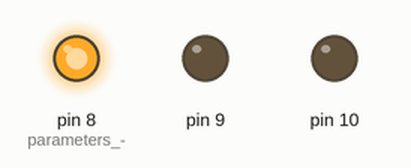
This sketch was run on a simulated Arduino Uno, built with avr-gcc and run on an emulated ATmega328P. On the bench: output pins drawn as LEDs (lit = HIGH).

Above: at 0.05 s.
At 1.85 s:
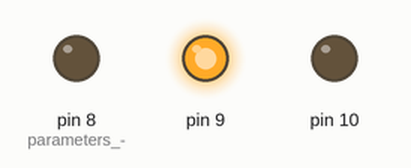
At 3.85 s:
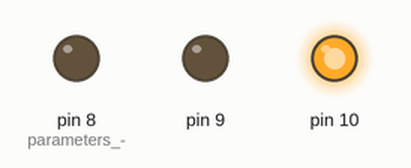
At 7.75 s:
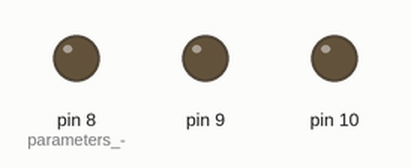
Timing chart, 0 to 8.1 s (numbered marks = the images above):
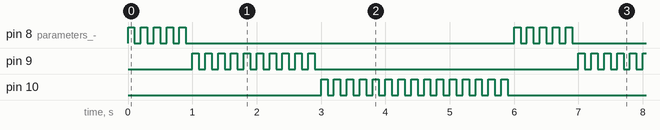

The sketch:

04_CONTINUOUS_LED_BLINKING.ino
```cpp
void setup() {
  // for red led - pin 8 is used
  pinMode(8, OUTPUT); // parameters - [what pin we are working with, whether that pin is input or output]
  // for green led - pin 9 is used
  pinMode(9, OUTPUT);
  // for blue led - pin 10 is used
  pinMode(10, OUTPUT);
}

void loop() {
  // for red - 5 times blink
  digitalWrite(8, HIGH);
  delay(100);
  digitalWrite(8, LOW);
  delay(100);
  digitalWrite(8, HIGH);
  delay(100);
  digitalWrite(8, LOW);
  delay(100);
  digitalWrite(8, HIGH);
  delay(100);
  digitalWrite(8, LOW);
  delay(100);
  digitalWrite(8, HIGH);
  delay(100);
  digitalWrite(8, LOW);
  delay(100);
  digitalWrite(8, HIGH);
  delay(100);
  digitalWrite(8, LOW);
  delay(100);

  // for green - 10 times blink
  digitalWrite(9, HIGH);
  delay(100);
  digitalWrite(9, LOW);
  delay(100);
  digitalWrite(9, HIGH);
  delay(100);
  digitalWrite(9, LOW);
  delay(100);
  digitalWrite(9, HIGH);
  delay(100);
  digitalWrite(9, LOW);
  delay(100);
  digitalWrite(9, HIGH);
  delay(100);
  digitalWrite(9, LOW);
  delay(100);
  digitalWrite(9, HIGH);
  delay(100);
  digitalWrite(9, LOW);
  delay(100);
  digitalWrite(9, HIGH);
  delay(100);
  digitalWrite(9, LOW);
  delay(100);
  digitalWrite(9, HIGH);
  delay(100);
  digitalWrite(9, LOW);
  delay(100);
  digitalWrite(9, HIGH);
  delay(100);
  digitalWrite(9, LOW);
  delay(100);
  digitalWrite(9, HIGH);
  delay(100);
  digitalWrite(9, LOW);
  delay(100);
  digitalWrite(9, HIGH);
  delay(100);
  digitalWrite(9, LOW);
  delay(100);

  // for blue - 15 times blink
  digitalWrite(10, HIGH);
  delay(100);
  digitalWrite(10, LOW);
  delay(100);
  digitalWrite(10, HIGH);
  delay(100);
  digitalWrite(10, LOW);
  delay(100);
  digitalWrite(10, HIGH);
  delay(100);
  digitalWrite(10, LOW);
  delay(100);
  digitalWrite(10, HIGH);
  delay(100);
  digitalWrite(10, LOW);
  delay(100);
  digitalWrite(10, HIGH);
  delay(100);
  digitalWrite(10, LOW);
  delay(100);
  digitalWrite(10, HIGH);
  delay(100);
  digitalWrite(10, LOW);
  delay(100);
  digitalWrite(10, HIGH);
  delay(100);
  digitalWrite(10, LOW);
  delay(100);
  digitalWrite(10, HIGH);
  delay(100);
  digitalWrite(10, LOW);
  delay(100);
  digitalWrite(10, HIGH);
  delay(100);
  digitalWrite(10, LOW);
  delay(100);
  digitalWrite(10, HIGH);
  delay(100);
  digitalWrite(10, LOW);
  delay(100);
  digitalWrite(10, HIGH);
  delay(100);
  digitalWrite(10, LOW);
  delay(100);
  digitalWrite(10, HIGH);
  delay(100);
  digitalWrite(10, LOW);
  delay(100);
  digitalWrite(10, HIGH);
  delay(100);
  digitalWrite(10, LOW);
  delay(100);
  digitalWrite(10, HIGH);
  delay(100);
  digitalWrite(10, LOW);
  delay(100);
  digitalWrite(10, HIGH);
  delay(100);
  digitalWrite(10, LOW);
  delay(100);


}
```

Measured:
- by itself, pin 8 (parameters_-): repeats every 6.0 s: 4 × (LOW 0.10 s, HIGH 0.10 s), LOW 5.1 s, HIGH 0.10 s
- by itself, pin 9: repeats every 6.0 s: 9 × (LOW 0.10 s, HIGH 0.10 s), LOW 4.1 s, HIGH 0.10 s
- by itself, pin 10: moves between LOW and HIGH, repeating every 6.0 s
